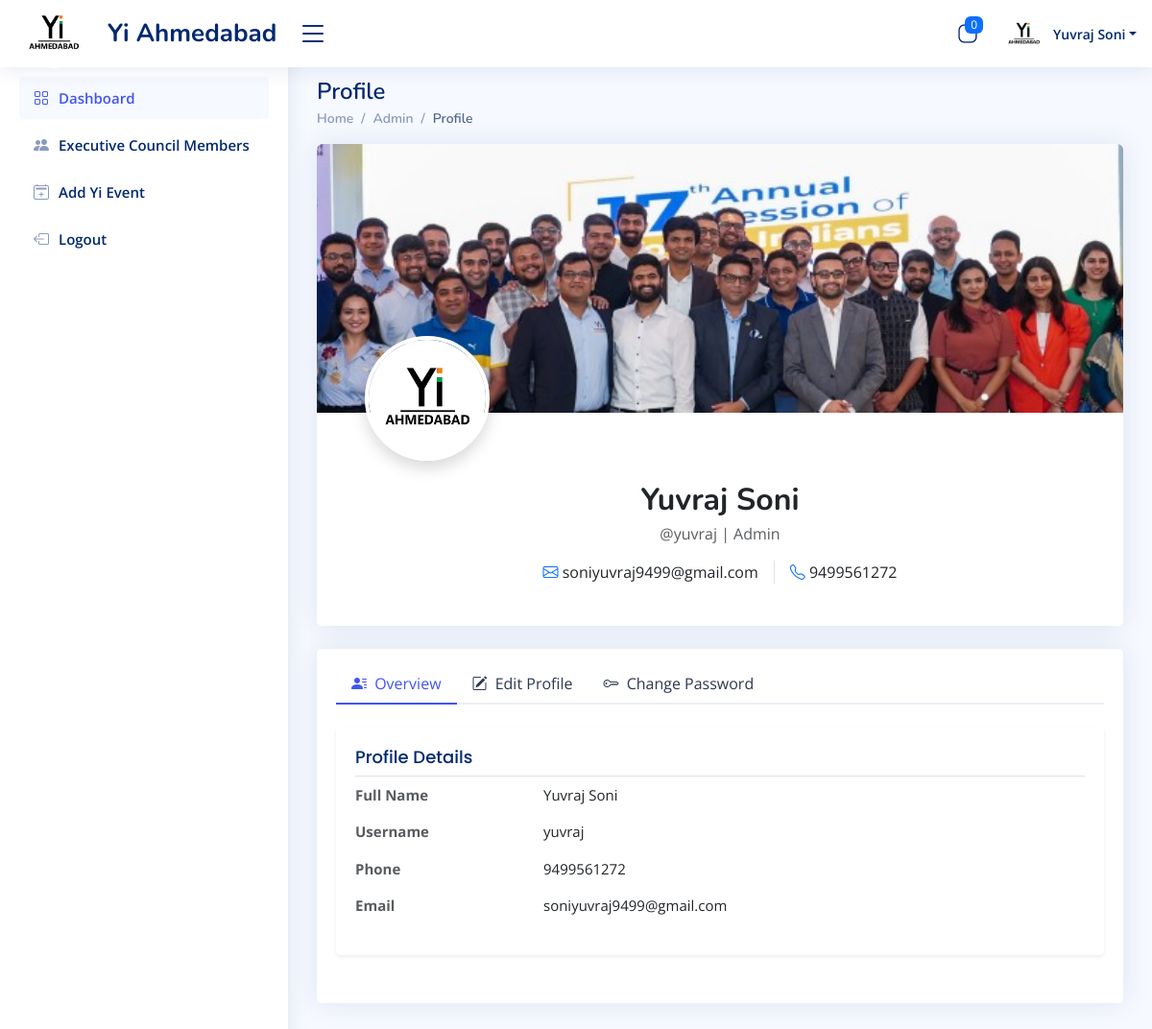
/Admin-Profile (signed in), run on an earlier commit of the app's database.
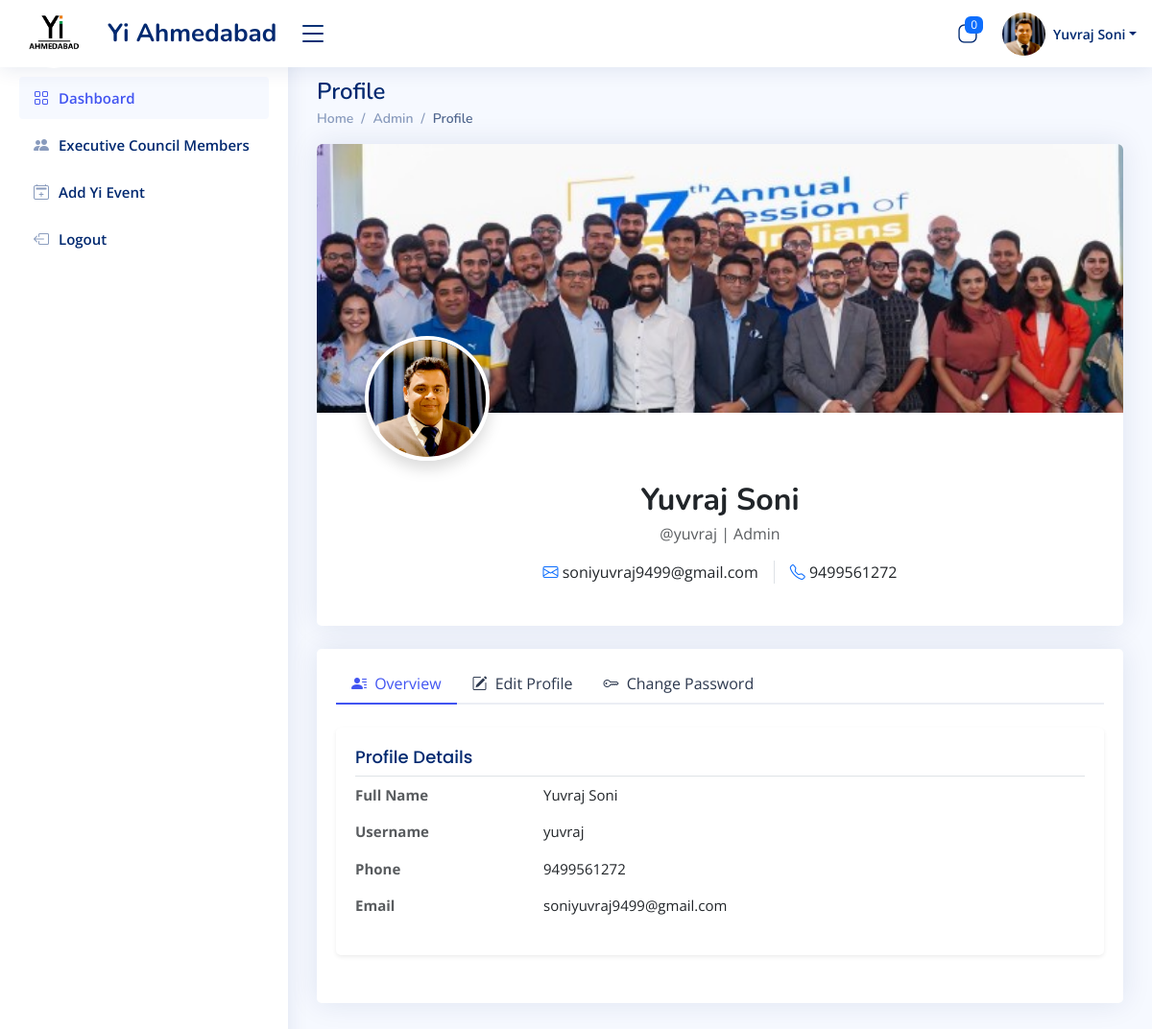
And on a later commit of the database.
### admin_app/models.py (models this page shows, shortened)
class LoginSide(AbstractUser):
    id = models.UUIDField(primary_key=True,default=uuid.uuid4,editable=False,db_index=True)
    login_role = models.ManyToManyField(Login_Role,verbose_name = "LoginRole")
    first_name = models.CharField(max_length=200,null=True,verbose_name = "FirstName")
    last_name = models.CharField(max_length=200)
    email = models.EmailField(max_length=200,unique=True,validators=[validate_email])
    photo = models.ImageField(upload_to='user_photo/', null=True, blank=True ,default='img.png')
    yi_role = models.CharField(max_length=200,null=True)
    phone_number = models.CharField(
        max_length=10,  # This will accommodate international numbers
        default='0',
        validators=[
            RegexValidator(
                regex=r'^(\+91[\-\s]?)?[0]?(91)?[789]\d{9}$',  # This is the regex for validating the phone number
                message="Enter a valid phone number.",
                code="invalid_phone"
            ),
        ],
    )

### admin_app/views.py (the view)
# urls.py: path('Admin-Profile',Admin_Profile,name='Admin_Profile'),
@login_required(login_url='index')
def Admin_Profile(request):
    if not request.user.login_role.filter(name='Admin').exists():
        return redirect('Error-Page')
    sessions = Session.objects.filter(expire_date__gte=now())
    user_ids = [session.get_decoded().get('_auth_user_id') for session in sessions]
    active_users = LoginSide.objects.filter(id__in=user_ids)  # Get user objects
    active_user_names = [f"{user.first_name} {user.last_name}" for user in active_users]
    active_users_count = LoginSide.objects.filter(is_active=True).count()
    active_users_count = active_users.count()
    context = {
            'name':active_user_names,
            'count':active_users_count,
    }
    return render(request, 'Admin/Admin_Profile.html',context)

### admin_app/Templates/Admin/Admin_Profile.html (shortened to what the changed rows need)
{% extends "base/base.html" %}
{% load static %}
{% block bodyblock %}
<main id="main" class="main">
  <div class="pagetitle">
    <h1>Profile</h1>
  </div>
    <section class="section profile">
      <div class="row">
        <div class="col-lg-12">
          <div class="card mb-4">
            <div class="position-relative">
              <div class="position-absolute" style="bottom: -50px; left: 50px;">
                <div class="position-relative">
                  <img src="{% if user.photo %}{{ user.photo.url }}{% else %}{% static 'Image/img.png' %}{% endif %}"
                       height="130px" width="130px" alt="Profile"
                       class="rounded-circle border border-4 border-white shadow">
                </div>
              </div>
            </div>
            <div class="card-body pt-5 mt-4">
              <div class="row">
                <div class="col-md-8 offset-md-2">
                  <div class="text-center mb-4">
                    <h2 class="fw-bold mb-1">{{ user.first_name }} {{ user.last_name }}</h2>
                    <p class="text-muted mb-0">@{{ user.username }} | Admin</p>
                    <div class="d-flex justify-content-center mt-3">
                      <div class="px-3 border-end">
                        <i class="bi bi-envelope text-primary"></i> {{ user.email }}
                      </div>
                      <div class="px-3">
                        <i class="bi bi-telephone text-primary"></i> {{ user.phone_number }}
                      </div>
                    </div>
                  </div>
                </div>
              </div>
            </div>
          </div>
          <div class="card">
            <div class="card-body pt-3">
              <div class="tab-content pt-4">
                <div class="tab-pane fade show active profile-overview" id="profile-overview">
                  <div class="card shadow-sm border-0">
                    <div class="card-body">
                      <div class="row mb-3">
                        <div class="col-lg-3 col-md-4 fw-bold text-muted">Full Name</div>
                        <div class="col-lg-9 col-md-8">{{ user.first_name }} {{ user.last_name }}</div>
                      </div>
                      <div class="row mb-3">
                        <div class="col-lg-3 col-md-4 fw-bold text-muted">Username</div>
                        <div class="col-lg-9 col-md-8">{{ user.username }}</div>
                      </div>
                      <div class="row mb-3">
                        <div class="col-lg-3 col-md-4 fw-bold text-muted">Phone</div>
                        <div class="col-lg-9 col-md-8">{{ user.phone_number }}</div>
                      </div>
                      <div class="row">
                        <div class="col-lg-3 col-md-4 fw-bold text-muted">Email</div>
                        <div class="col-lg-9 col-md-8">{{ user.email }}</div>
                      </div>
                    </div>
                  </div>
                </div>
              </div>
            </div>
          </div>
        </div>
      </div>
    </section>
  </main>
{% endblock %}

### admin_app/Templates/Admin/components/header.html (shortened to what this page needs)
{% load static %}
<header id="header" class="header fixed-top d-flex align-items-center">
  <div class="d-flex align-items-center justify-content-between">
    <a href="{% url 'Admin_Dashboard' %}" class="logo d-flex align-items-center">
<img src="{% static 'Image/YIIMG.png' %}" alt="logo img" class="rounded-circle"  >
      <span class="d-none d-lg-block">Yi Ahmedabad</span>
    </a>
    <i class="bi bi-list toggle-sidebar-btn"></i>
  </div>
    <nav class="header-nav ms-auto">
      <ul class="d-flex align-items-center">
        <li class="nav-item dropdown">
          <a class="nav-link nav-icon" href="#" data-bs-toggle="dropdown">
            <i class="bi bi-app-indicator"></i>
            <span class="badge bg-primary badge-number"> {{ count }} </span>
          </a>
        </li>
        <li class="nav-item dropdown pe-3">
          <a class="nav-link nav-profile d-flex align-items-center pe-0" href="#" data-bs-toggle="dropdown">
            <img src="{% if user.photo %}{{ user.photo.url }}{% else %}{% static 'Image/img.png' %}{% endif %}" alt="Profile" class="rounded-circle"  height="45px" width="45px">
            <span class="d-none d-md-block dropdown-toggle ps-2">{{ user.first_name }} {{ user.last_name }}</span>
          </a>
            </li>
          </ul>
    </nav>
  </header>

What changed in the data, as far as the page shows it:
changed LoginSide "Yuvraj": photo: a different picture
